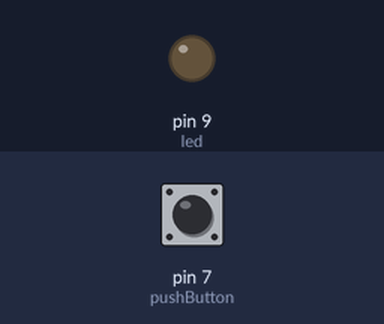
The sketch below on a simulated Arduino Uno, built with avr-gcc and run on an emulated ATmega328P. On the bench: output pins drawn as LEDs (lit = HIGH). Inputs (shaded band) come from the test bench; at power-on: pin 7 (pushButton) LOW.

Above: at 1.2 s.
1.3 s: pin 7 (pushButton) pulled HIGH for 0.15 s
At 1.7 s:
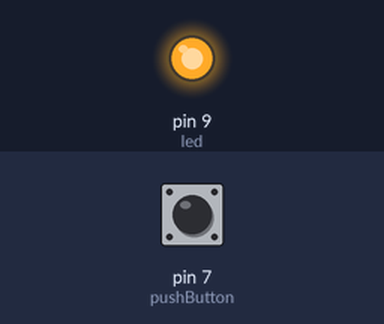
3.8 s: pin 7 (pushButton) pulled HIGH for 3.2 s
At 9.0 s:
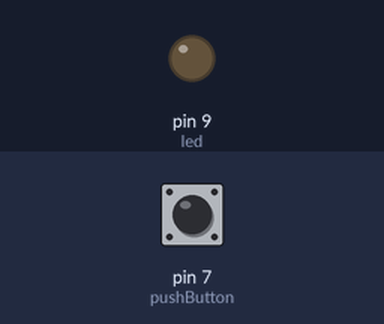
Timing chart, 0 to 10.5 s (numbered marks = the images above; inputs shaded):
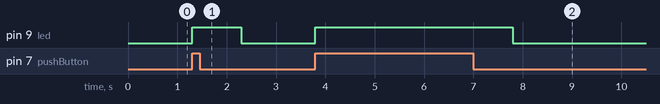

Measured:
- after the input at 1.3 s, pin 9 (led): LOW → HIGH at once, → LOW 1.0 s later
- after the input at 3.8 s, pin 9 (led): LOW → HIGH at once, → LOW 4.0 s later

The sketch:

ejer1.ino
```cpp
int led=9;
int pushButton=7;
void setup() {
  // put your setup code here, to run once:
  //recibe pin, y si es de entrada o salida
    pinMode(led,OUTPUT);
}

void loop() {
  // put your main code here, to run repeatedly:
  /* digitalWrite(led,HIGH);
   delay(1000);
   digitalWrite(led,LOW);
   delay(1000);*/

   if(digitalRead(pushButton)==1){
    digitalWrite(led,HIGH);
    delay(1000);
   }else{
    digitalWrite(led,LOW);
    }
}
```
